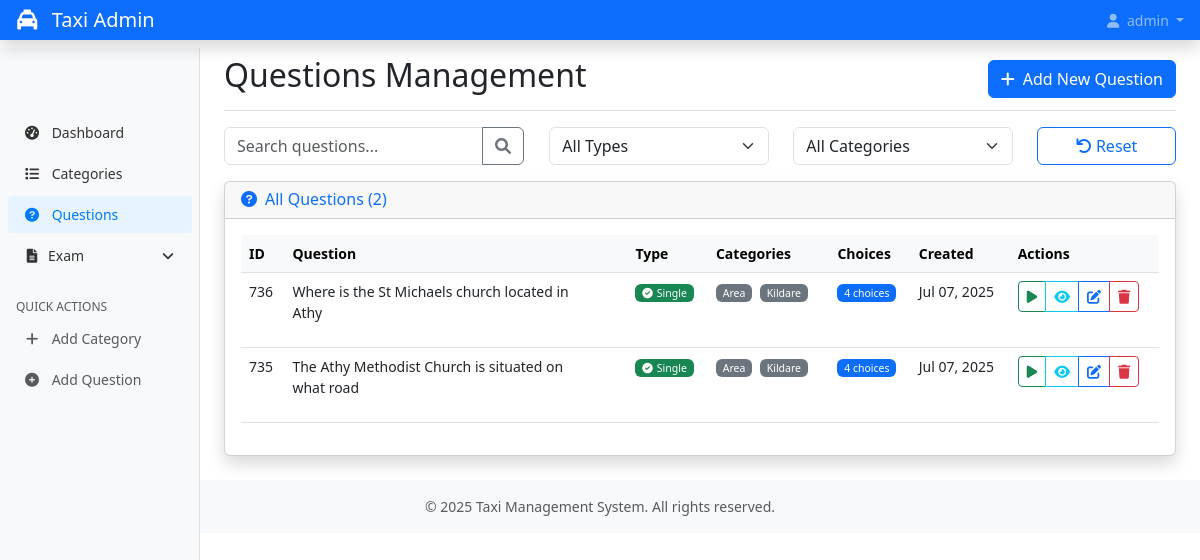
The page /questions/?category=2 (signed in) on the database as committed earlier.
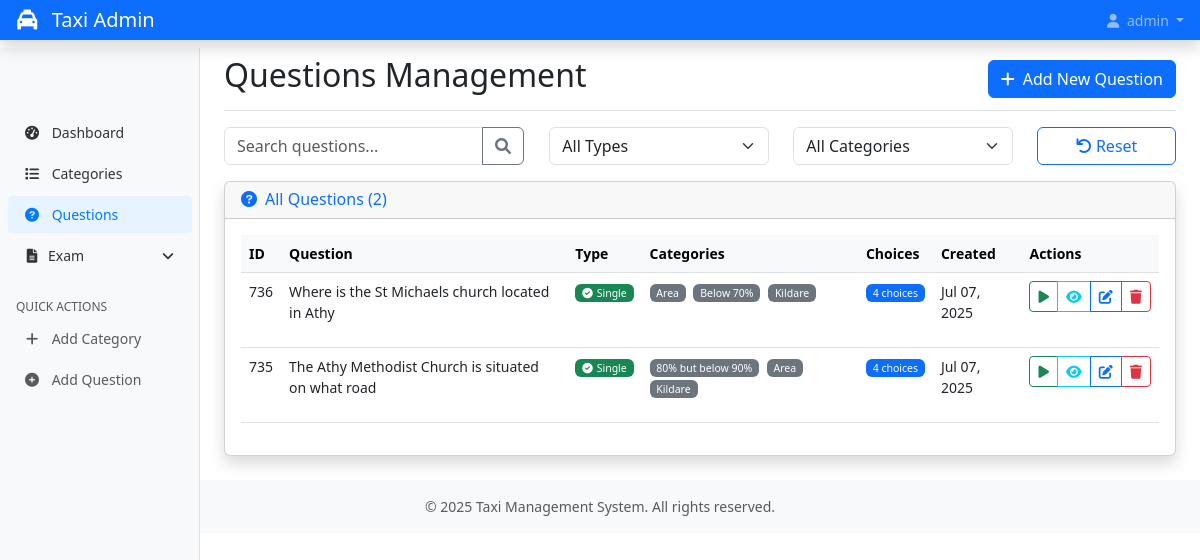
The same page on the database as committed later.
### taxi/models.py (models this page shows, shortened)
class Question(models.Model):
    SINGLE = 'single'
    MULTIPLE = 'multiple'
    QUESTION_TYPES = [
        (SINGLE, 'Single Correct Answer'),
        (MULTIPLE, 'Multiple Correct Answers'),
    ]
    question_text = models.TextField()
    question_type = models.CharField(max_length=10, choices=QUESTION_TYPES, default=SINGLE)
    categories = models.ManyToManyField(Category, related_name='questions')
    created_at = models.DateTimeField(auto_now_add=True)
    updated_at = models.DateTimeField(auto_now=True)
    class Meta:
        ordering = ['-created_at']

class Category(models.Model):
    name = models.CharField(max_length=100)
    parent = models.ForeignKey('self', on_delete=models.CASCADE, null=True, blank=True, related_name='subcategories')
    description = models.TextField(blank=True, null=True)
    is_active = models.BooleanField(default=True)
    created_at = models.DateTimeField(auto_now_add=True)
    updated_at = models.DateTimeField(auto_now=True)
    class Meta:
        verbose_name_plural = "Categories"
        ordering = ['name']

### taxi/views.py (the view)
# urls.py: path('questions/', views.question_list, name='question_list'),
@login_required
def question_list(request):
    questions = Question.objects.prefetch_related('categories', 'choices').order_by('-created_at')
    all_categories = Category.objects.all().order_by('name')
    search = request.GET.get('search')
    if search:
        questions = questions.filter(question_text__icontains=search)
    question_type = request.GET.get('type')
    if question_type:
        questions = questions.filter(question_type=question_type)
    category = request.GET.get('category')
    if category:
        questions = questions.filter(categories__id=category)
    context = {
        'questions': questions,
        'all_categories': all_categories,
    }
    return render(request, 'admin/question_list.html', context)

### templates/admin/question_list.html (shortened to what the changed rows need)
{% extends 'admin/base.html' %}
{% load static %}
{% load taxi_extras %}
{% block content %}
<div class="d-flex justify-content-between flex-wrap flex-md-nowrap align-items-center pt-3 pb-2 mb-3 border-bottom">
    <h1 class="h2">Questions Management</h1>
</div>
<div class="card shadow">
    <div class="card-body">
        <div class="table-responsive">
            <table class="table table-hover" id="questionsTable">
                <thead class="table-light">
                    <tr>
                        <th>ID</th>
                        <th>Question</th>
                        <th>Type</th>
                        <th>Categories</th>
                        <th>Choices</th>
                        <th>Created</th>
                        <th>Actions</th>
                    </tr>
                </thead>
                <tbody>
                    {% for question in questions %}
                    <tr data-question-text="{{ question.question_text|lower }}"
                        data-type="{{ question.question_type }}"
                        data-categories="{% for cat in question.categories.all %}{{ cat.id }},{% endfor %}">
                        <td>{{ question.id }}</td>
                        <td>
                            <div class="question-text">
                                {{ question.question_text|truncatechars:100 }}
                            </div>
                        </td>
                        <td>
                            {% if question.question_type == 'single' %}
                                <span class="badge bg-success">
                                    <i class="fas fa-check-circle me-1"></i>Single
                                </span>
                            {% else %}
                                <span class="badge bg-info">
                                    <i class="fas fa-check-double me-1"></i>Multiple
                                </span>
                            {% endif %}
                        </td>
                        <td>
                            {% for category in question.categories.all %}
                                <span class="badge bg-secondary me-1">{{ category.name }}</span>
                            {% empty %}
                                <span class="text-muted">No categories</span>
                            {% endfor %}
                        </td>
                        <td>
                            <span class="badge bg-primary">{{ question.choices.count }} choices</span>
                        </td>
                        <td>{{ question.created_at|date:"M d, Y" }}</td>
                        <td>
                            <div class="btn-group" role="group">
                                <button type="button" class="btn btn-sm btn-outline-success"
                                        onclick="testQuestion({{ question.id }})" title="Test Question">
                                    <i class="fas fa-play"></i>
                                </button>
                                <a href="{% url 'question_detail' question.id %}" class="btn btn-sm btn-outline-info" title="View">
                                    <i class="fas fa-eye"></i>
                                </a>
                                <a href="{% url 'question_edit' question.id %}" class="btn btn-sm btn-outline-primary" title="Edit">
                                    <i class="fas fa-edit"></i>
                                </a>
                                <button type="button" class="btn btn-sm btn-outline-danger"
                                        onclick="deleteQuestion({{ question.id }}, '{{ question.question_text|truncatechars:50 }}')" title="Delete">
                                    <i class="fas fa-trash"></i>
                                </button>
                            </div>
                        </td>
                    </tr>
                    {% endfor %}
                </tbody>
            </table>
        </div>
    </div>
</div>
{% endblock %}

Rows that differ between the two databases and show on the page:
added Category: name "Below 70%", shown under Question "Where is the St Michaels church located in Athy"
added Category: name "80% but below 90%", shown under Question "The Athy Methodist Church is situated on what road"
